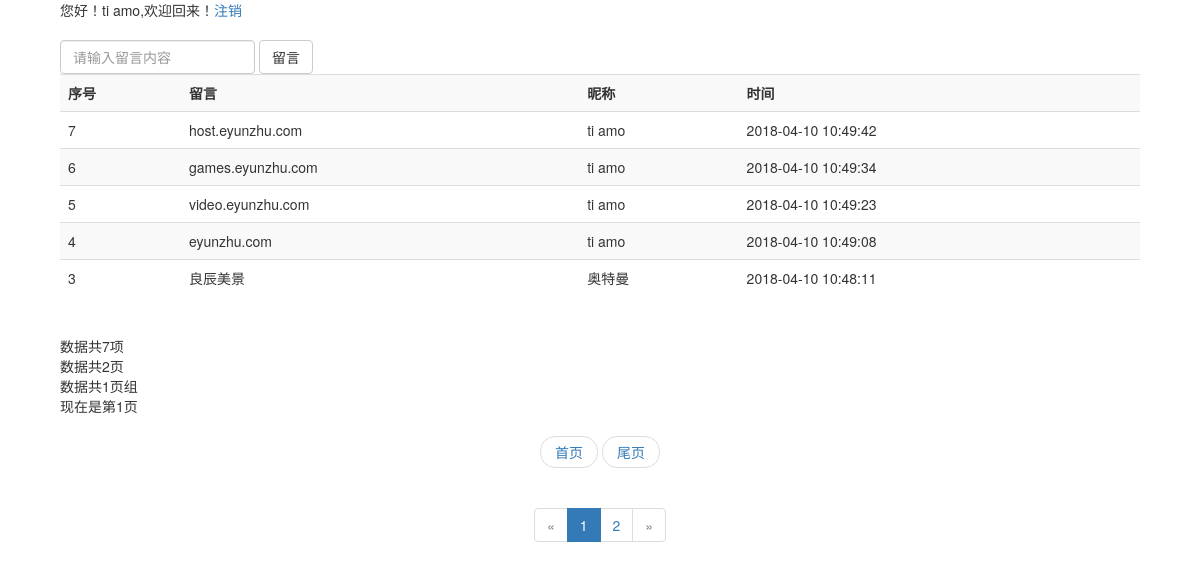
/index.php (signed in), run on the app's committed database.
### tables this page shows
CREATE TABLE `message` (
  `Id` int(11) NOT NULL AUTO_INCREMENT,
  `username` varchar(255) DEFAULT NULL,
  `text` varchar(255) DEFAULT NULL,
  `time` datetime DEFAULT NULL,
  PRIMARY KEY (`Id`)
);

### index.php (the view, shortened to what this page needs)
<!DOCTYPE html>
<html>
	<head>
		<link rel="stylesheet" href="css/bootstrap.min.css" />
	</head>
<body style="width: 90%;margin: auto;">
	<?
	    if(isset($_SESSION['username']) ){
	        echo "您好！{$_SESSION['name']},欢迎回来！";
	        echo "<a href='logout.php'>注销</a><br /><br />";
	    ?>
	    <form class="form-inline" action="insertMessage.php" method="post">
		  <div class="form-group">
		    <input type="text" class="form-control" name="text" placeholder="请输入留言内容">
		  </div>
		  <button type="submit" class="btn btn-default">留言</button>
		</form>
	<?
	  }
	?>
	<table class="table table-striped">
  		<tr>
  			<th>序号</th>
  			<th>留言</th>
  			<th>昵称</th>
  			<th>时间</th>
  		</tr>
  		<?
			include("conn.php");
	  		$num_rec_per_page=5;
			if (isset($_GET["page"])) { $page  = $_GET["page"]; } else { $page=1; };
			if (isset($_GET["group"])) { $group  = $_GET["group"]; } else { $group=1; };
			$start_from = ($page-1) * $num_rec_per_page;
			$sql = "SELECT * FROM message order by Id desc LIMIT $start_from, $num_rec_per_page ";
			$result = mysqli_query($conn,$sql);
			while($row=mysqli_fetch_array($result)){
			?>
  		<tr>
  			<td><? echo $row['Id']; ?></td>
  			<td><? echo $row['text']; ?></td>
  			<td><? echo $row['username']; ?></td>
  			<td><? echo $row['time']; ?></td>
  		</tr>
  		<?
		  }
		?>
	</table>
<?
$sql = "SELECT * FROM message";
$rs_result = mysqli_query($conn,$sql);
$total_records = mysqli_num_rows($rs_result);
$total_pages = ceil($total_records / $num_rec_per_page);
$num_rec_per_group=3;
$total_groups=ceil($total_pages / $num_rec_per_group);
echo "<br/>数据共".$total_records."项";
echo "<br/>数据共".$total_pages."页";
echo "<br/>数据共".$total_groups."页组";
echo "<br/>现在是第".$page."页";
echo "<br/>";
?>
<nav >
  <ul class="pager">
    <li><a href="index.php?page=1">首页</a></li>
    <li><a href="index.php?page=<? echo $total_pages;?>&group=<?echo $total_groups; ?>">尾页</a></li>
  </ul>
</nav>
<nav aria-label="Page navigation" style="text-align: center;">
  <ul   class="pagination">
  	<?
  		if($group==1){
  	?>
	  	<li aria-label="Previous" class="disabled">
	        <span aria-hidden="true">&laquo;</span>
	    </li>
  	<?
  		}
  	?>
    <?
    	for ($i=1; $i<=$total_pages; $i++) {
    		if($i<=$group*$num_rec_per_group && ($group-1)*$num_rec_per_group<$i){
    			if($page==$i) {
	    			echo "<li class=\"active\"><a href='index.php?page=".$i."'>".$i."</a></li> ";
	    		}else{
	    			echo "<li><a href='index.php?page=".$i."'>".$i."</a></li> ";
	    		}
    		}
		};
    ?>
    <?
  		if($group==$total_groups){
  	?>
	  	<li aria-label="Next" class="disabled">
        <span aria-hidden="true">&raquo;</span>
    </li>
  	<?
  		}
  	?>
  </ul>
</nav>
</body>
</html>

### data on the page
message: Id "7", text "host.eyunzhu.com", username "ti amo", time "2018-04-10 10:49:42"
message: Id "6", text "games.eyunzhu.com", username "ti amo", time "2018-04-10 10:49:34"
message: Id "5", text "video.eyunzhu.com", username "ti amo", time "2018-04-10 10:49:23"
message: Id "4", text "eyunzhu.com", username "ti amo", time "2018-04-10 10:49:08"
message: Id "3", text "良辰美景", username "奥特曼", time "2018-04-10 10:48:11"

### other printed values
$_SESSION['name'] "ti amo"
$total_records "7"
$total_pages "2"
$total_groups "1"
$page "1"
